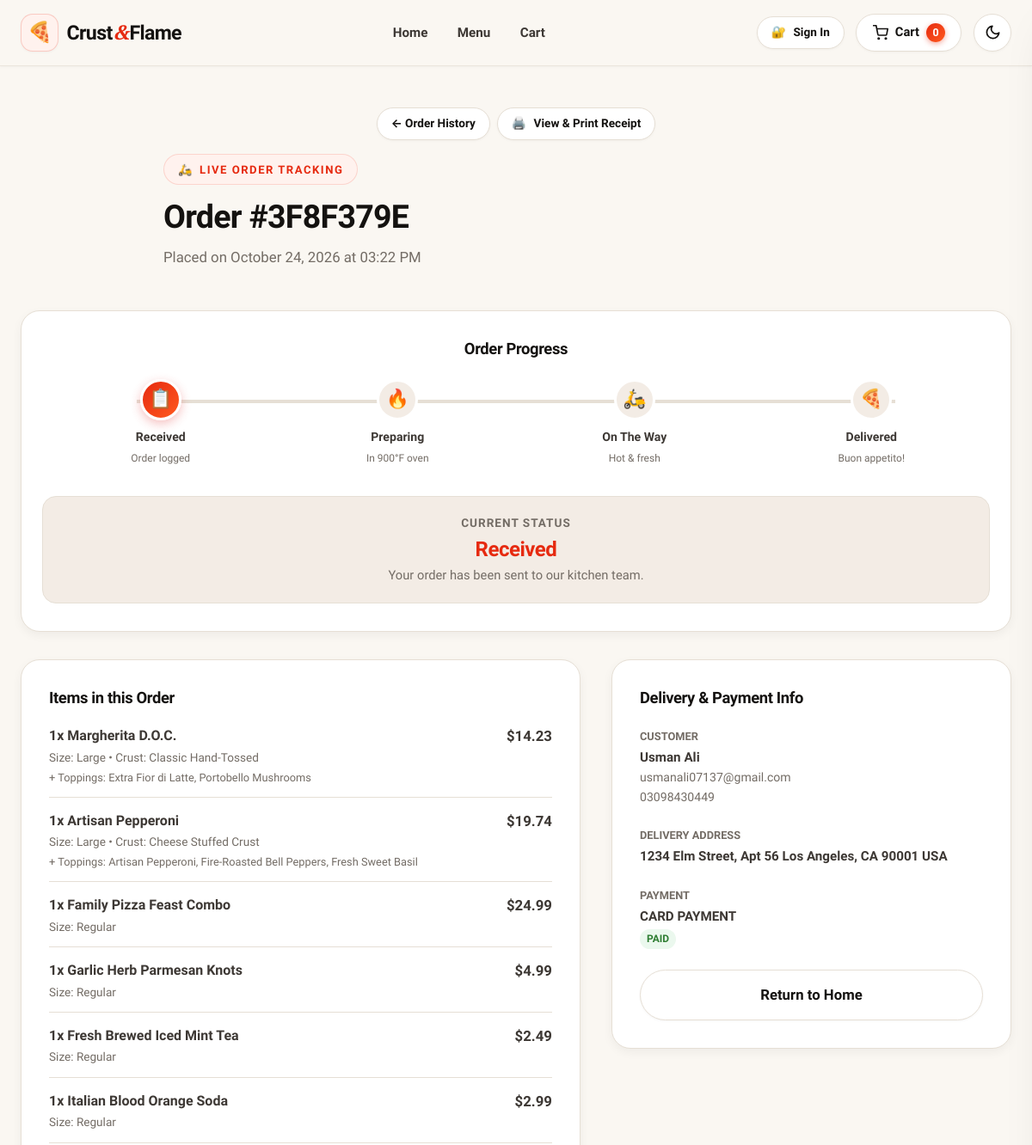
Page /orders/7 (upper part) on the earlier database version.
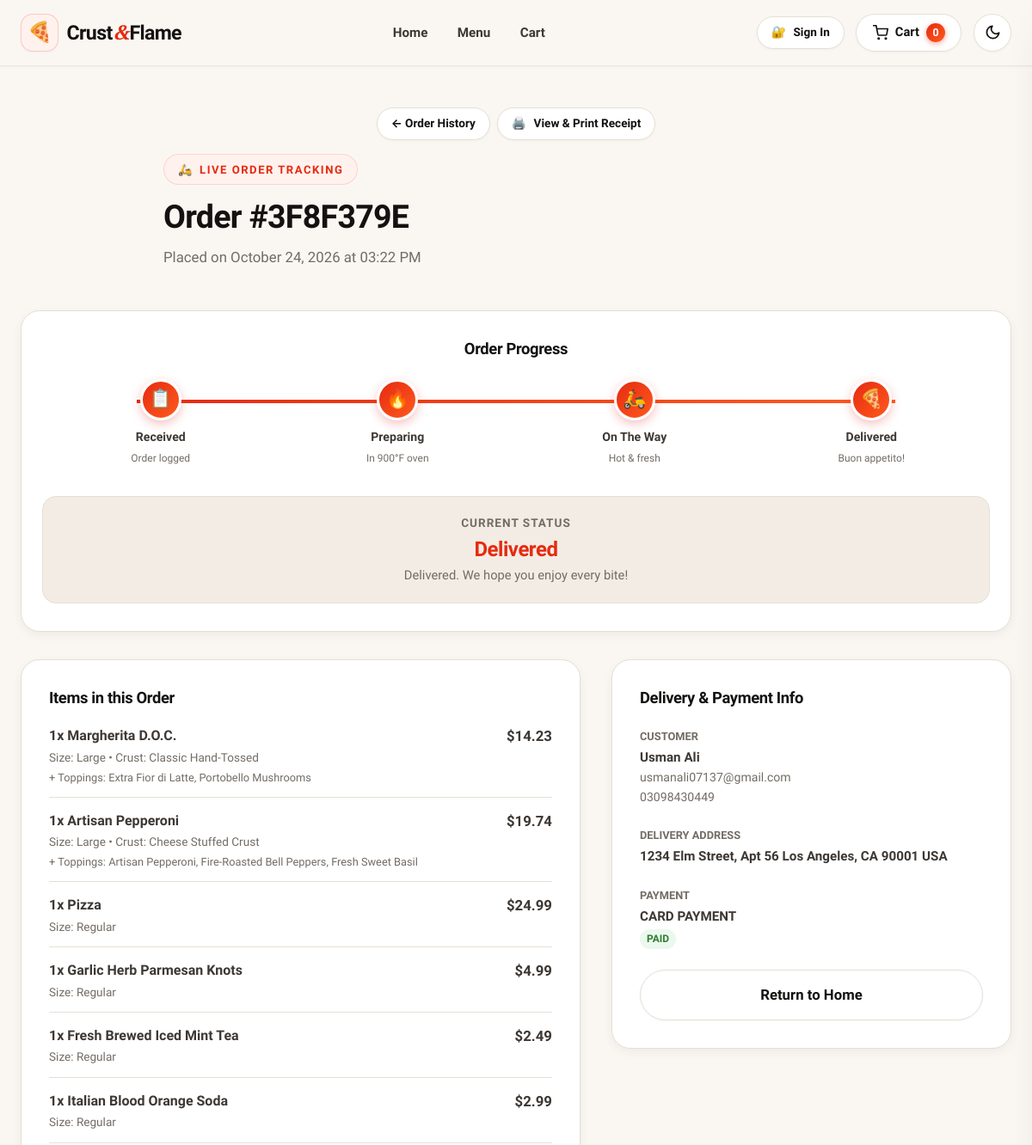
Same page on the later database version.
### app/models/order.py (models this page shows, shortened)
class Order(Base):
    __tablename__ = "orders"
    id = Column(Integer, primary_key=True, index=True)
    order_number = Column(String(36), unique=True, index=True, default=lambda: str(uuid.uuid4())[:8].upper())
    user_id = Column(Integer, ForeignKey("users.id", ondelete="SET NULL"), nullable=True)
    customer_name = Column(String(100), nullable=False)
    customer_email = Column(String(100), nullable=False)
    customer_phone = Column(String(30), nullable=True)
    address = Column(Text, nullable=False)
    delivery_notes = Column(Text, nullable=True)
    subtotal = Column(Float, default=0.0)
    tax = Column(Float, default=0.0)
    delivery_fee = Column(Float, default=0.0)
    discount = Column(Float, default=0.0)
    tip_amount = Column(Float, default=0.0)
    total = Column(Float, default=0.0)
    coupon_code = Column(String(50), nullable=True)
    points_earned = Column(Integer, default=0)
    points_redeemed = Column(Integer, default=0)
    order_type = Column(String(20), default="delivery")  # 'delivery' or 'pickup'
    payment_method = Column(String(30), default="cod")  # 'cod', 'card', 'online'
    payment_status = Column(String(30), default="pending")  # 'pending', 'paid', 'refunded'
    status = Column(String(50), default="Received")  # 'Received', 'Preparing', 'Out for Delivery', 'Delivered', 'Cancelled'
    created_at = Column(DateTime, default=datetime.utcnow)
    updated_at = Column(DateTime, default=datetime.utcnow, onupdate=datetime.utcnow)
    user = relationship("User", back_populates="orders")
    items = relationship("OrderItem", back_populates="order", cascade="all, delete-orphan")

class OrderItem(Base):
    __tablename__ = "order_items"
    id = Column(Integer, primary_key=True, index=True)
    order_id = Column(Integer, ForeignKey("orders.id", ondelete="CASCADE"), nullable=False)
    menu_item_id = Column(Integer, ForeignKey("menu_items.id"), nullable=True)
    pizza_id = Column(Integer, nullable=True)  # legacy column support
    crust_id = Column(Integer, ForeignKey("crusts.id"), nullable=True)
    size = Column(String(20), default="Regular")  # Small, Medium, Large, Regular
    quantity = Column(Integer, default=1)
    price = Column(Float, nullable=False, default=0.0)  # legacy column & price
    unit_price = Column(Float, nullable=True, default=0.0)
    line_total = Column(Float, default=0.0)
    special_instructions = Column(String(200), nullable=True)
    order = relationship("Order", back_populates="items")
    menu_item = relationship("MenuItem", foreign_keys=[menu_item_id], back_populates="order_items")
    crust = relationship("Crust")
    toppings = relationship("OrderItemTopping", back_populates="order_item", cascade="all, delete-orphan")

### app/models/menu.py (models this page shows, shortened)
class MenuItem(Base):
    __tablename__ = "menu_items"
    id = Column(Integer, primary_key=True, index=True)
    name = Column(String(100), unique=True, nullable=False)
    slug = Column(String(100), unique=True, index=True, nullable=False)
    description = Column(Text, default="")
    base_price = Column(Float, nullable=False)
    category_id = Column(Integer, ForeignKey("categories.id"), nullable=False)
    image_filename = Column(String(255), default="default_pizza.jpeg")
    is_vegetarian = Column(Boolean, default=False)
    is_spicy = Column(Boolean, default=False)
    is_featured = Column(Boolean, default=False)
    is_available = Column(Boolean, default=True)
    created_at = Column(DateTime, default=datetime.utcnow)
    category = relationship("Category", back_populates="items")
    order_items = relationship("OrderItem", back_populates="menu_item")
    reviews = relationship("Review", back_populates="menu_item", cascade="all, delete-orphan")

### app/routers/orders.py (the view)
@router.get("/orders/{order_id}", response_class=HTMLResponse)
def track_order_page(
    request: Request,
    order_id: int,
    db: Session = Depends(get_db)
):
    user = get_current_user_optional(request, db)
    order = db.query(Order).filter_by(id=order_id).first()
    if not order:
        raise HTTPException(status_code=404, detail="Order not found")
    stages = ["Received", "Preparing", "Out for Delivery", "Delivered"]
    current_index = 0
    if order.status in stages:
        current_index = stages.index(order.status)
    elif order.status == "Cancelled":
        current_index = -1
    return templates.TemplateResponse(
        "orders/track.html",
        {
            "request": request,
            "order": order,
            "stages": stages,
            "current_index": current_index,
            "user": user
        }
    )

### app/templates/orders/track.html (shortened to what the changed rows need)
{% extends "base.html" %}
{% block content %}
<div style="max-width: 820px; margin: 1.5rem auto 3rem;">
    <div style="display: flex; gap: 0.5rem; justify-content: center; margin-bottom: 1rem;">
      <a href="/profile" class="btn btn-sm btn-secondary">
      </a>
      <a href="/orders/{{ order.id }}/receipt" target="_blank" class="btn btn-sm btn-secondary">
      </a>
    </div>
    <div class="section-tag">
      <span>🛵</span> Live Order Tracking
    </div>
    <h1 class="section-title">Order #{{ order.order_number or order.id }}</h1>
    <p class="section-subtitle">
      Placed on {{ order.created_at.strftime('%B %d, %Y at %I:%M %p') }}
    </p>
  </div>
  <div class="cart-card" style="margin-bottom: 2rem; padding: 2rem 1.5rem;">
    <div style="display: flex; justify-content: space-between; position: relative; margin: 1rem 0 2rem;">
      <div style="position: absolute; top: 24px; left: 10%; right: 10%; height: 4px; background: var(--border-color); z-index: 1;"></div>
      {% set pct = 0 %}
      {% if current_index == 1 %}{% set pct = 33 %}
      {% elif current_index == 2 %}{% set pct = 66 %}
      {% elif current_index == 3 %}{% set pct = 100 %}
      {% endif %}
      <div id="timeline-progress-bar" style="position: absolute; top: 24px; left: 10%; width: {{ pct * 0.8 }}%; height: 4px; background: var(--gradient-fire); z-index: 2; transition: width 0.5s ease;"></div>
      <div class="timeline-step" style="position: relative; z-index: 3; text-align: center; flex: 1;">
        <div id="step-node-0" style="width: 48px; height: 48px; border-radius: 50%; margin: 0 auto 0.5rem; display: flex; align-items: center; justify-content: center; font-size: 1.35rem; background: {{ 'var(--gradient-fire)' if current_index >= 0 else 'var(--bg-subtle)' }}; color: #fff; box-shadow: {{ '0 4px 12px rgba(224,49,49,0.3)' if current_index >= 0 else 'none' }}; border: 3px solid #fff;">
        </div>
        <strong style="display: block; font-size: 0.88rem;">Received</strong>
        <span style="font-size: 0.75rem; color: var(--text-muted);">Order logged</span>
      </div>
      <div class="timeline-step" style="position: relative; z-index: 3; text-align: center; flex: 1;">
        <div id="step-node-1" style="width: 48px; height: 48px; border-radius: 50%; margin: 0 auto 0.5rem; display: flex; align-items: center; justify-content: center; font-size: 1.35rem; background: {{ 'var(--gradient-fire)' if current_index >= 1 else 'var(--bg-subtle)' }}; color: {{ '#fff' if current_index >= 1 else 'var(--text-muted)' }}; box-shadow: {{ '0 4px 12px rgba(224,49,49,0.3)' if current_index >= 1 else 'none' }}; border: 3px solid #fff;">
          🔥
        </div>
        <strong style="display: block; font-size: 0.88rem;">Preparing</strong>
        <span style="font-size: 0.75rem; color: var(--text-muted);">In 900°F oven</span>
      </div>
      <div class="timeline-step" style="position: relative; z-index: 3; text-align: center; flex: 1;">
        <div id="step-node-2" style="width: 48px; height: 48px; border-radius: 50%; margin: 0 auto 0.5rem; display: flex; align-items: center; justify-content: center; font-size: 1.35rem; background: {{ 'var(--gradient-fire)' if current_index >= 2 else 'var(--bg-subtle)' }}; color: {{ '#fff' if current_index >= 2 else 'var(--text-muted)' }}; box-shadow: {{ '0 4px 12px rgba(224,49,49,0.3)' if current_index >= 2 else 'none' }}; border: 3px solid #fff;">
          🛵
        </div>
        <strong style="display: block; font-size: 0.88rem;">On The Way</strong>
        <span style="font-size: 0.75rem; color: var(--text-muted);">Hot & fresh</span>
      </div>
      <div class="timeline-step" style="position: relative; z-index: 3; text-align: center; flex: 1;">
        <div id="step-node-3" style="width: 48px; height: 48px; border-radius: 50%; margin: 0 auto 0.5rem; display: flex; align-items: center; justify-content: center; font-size: 1.35rem; background: {{ 'var(--gradient-fire)' if current_index >= 3 else 'var(--bg-subtle)' }}; color: {{ '#fff' if current_index >= 3 else 'var(--text-muted)' }}; box-shadow: {{ '0 4px 12px rgba(224,49,49,0.3)' if current_index >= 3 else 'none' }}; border: 3px solid #fff;">
          🍕
        </div>
        <strong style="display: block; font-size: 0.88rem;">Delivered</strong>
        <span style="font-size: 0.75rem; color: var(--text-muted);">Buon appetito!</span>
      </div>
    </div>
    <div style="background: var(--bg-subtle); border-radius: var(--radius-md); padding: 1.25rem; text-align: center; border: 1px solid var(--border-color);">
      <p style="font-size: 0.85rem; color: var(--text-muted); text-transform: uppercase; letter-spacing: 1px; font-weight: 700; margin-bottom: 0.25rem;">
        Current Status
      </p>
      <h2 id="live-status-text" style="font-size: 1.5rem; color: var(--primary);">
        {{ order.status }}
      </h2>
      <p id="live-status-desc" style="color: var(--text-muted); font-size: 0.92rem; margin-top: 0.25rem;">
        {% if order.status == 'Received' %}Your order has been sent to our kitchen team.
        {% elif order.status == 'Preparing' %}Our pizzaiolo is stretching the dough and baking in the stone oven.
        {% elif order.status == 'Out for Delivery' %}Our delivery driver is heading to your address right now!
        {% elif order.status == 'Delivered' %}Delivered. We hope you enjoy every bite!
        {% else %}Status updated.{% endif %}
      </p>
    </div>
  </div>
  <div class="cart-layout">
    <div class="cart-card">
      <div style="display: flex; flex-direction: column; gap: 0.85rem;">
        {% for it in order.items %}
          <div style="display: flex; justify-content: space-between; align-items: flex-start; padding-bottom: 0.75rem; border-bottom: 1px solid var(--border-color);">
            <div>
              <strong style="font-size: 1rem;">{{ it.quantity }}x {{ it.menu_item.name if it.menu_item else 'Pizza' }}</strong>
              <div style="font-size: 0.85rem; color: var(--text-muted); margin-top: 2px;">
                Size: {{ it.size }}
              </div>
            </div>
            <strong style="font-size: 1.05rem;">${{ '%.2f'|format(it.line_total if it.line_total else it.unit_price * it.quantity) }}</strong>
          </div>
        {% endfor %}
      </div>
    </div>
    <div class="checkout-card">
      <div style="margin-bottom: 1.25rem;">
        <span style="font-size: 0.8rem; text-transform: uppercase; color: var(--text-muted); font-weight: 700;">Customer</span>
        <p style="font-weight: 600; font-size: 0.95rem;">{{ order.customer_name }}</p>
        <p style="font-size: 0.88rem; color: var(--text-muted);">{{ order.customer_email }}</p>
        {% if order.customer_phone %}<p style="font-size: 0.88rem; color: var(--text-muted);">{{ order.customer_phone }}</p>{% endif %}
      </div>
      <div style="margin-bottom: 1.25rem;">
        <span style="font-size: 0.8rem; text-transform: uppercase; color: var(--text-muted); font-weight: 700;">Delivery Address</span>
        <p style="font-weight: 600; font-size: 0.95rem;">{{ order.address }}</p>
      </div>
      <div style="margin-bottom: 1.5rem;">
        <span style="font-size: 0.8rem; text-transform: uppercase; color: var(--text-muted); font-weight: 700;">Payment</span>
        <p style="font-weight: 600; font-size: 0.95rem; text-transform: uppercase;">
          {{ 'Cash on Delivery (COD)' if order.payment_method == 'cod' else 'Card Payment' }}
        </p>
        <span style="display: inline-block; font-size: 0.75rem; font-weight: 700; padding: 2px 8px; border-radius: var(--radius-full); background: {{ 'var(--secondary-soft)' if order.payment_status == 'paid' else '#FFF4E6' }}; color: {{ 'var(--secondary)' if order.payment_status == 'paid' else '#D9480F' }};">
          {{ order.payment_status.upper() }}
        </span>
      </div>
    </div>
  </div>
</div>
{% endblock %}

Differences in the rows shown:
changed Order "Usman Ali": status "Received" → "Delivered"
changed OrderItem (number 3 of 6 on the later page): menu_item "Family Pizza Feast Combo" → "Pizza"
Other differences:
text no longer shown: "Your order has been sent to our kitchen team."
text now shown: "Delivered. We hope you enjoy every bite!"
